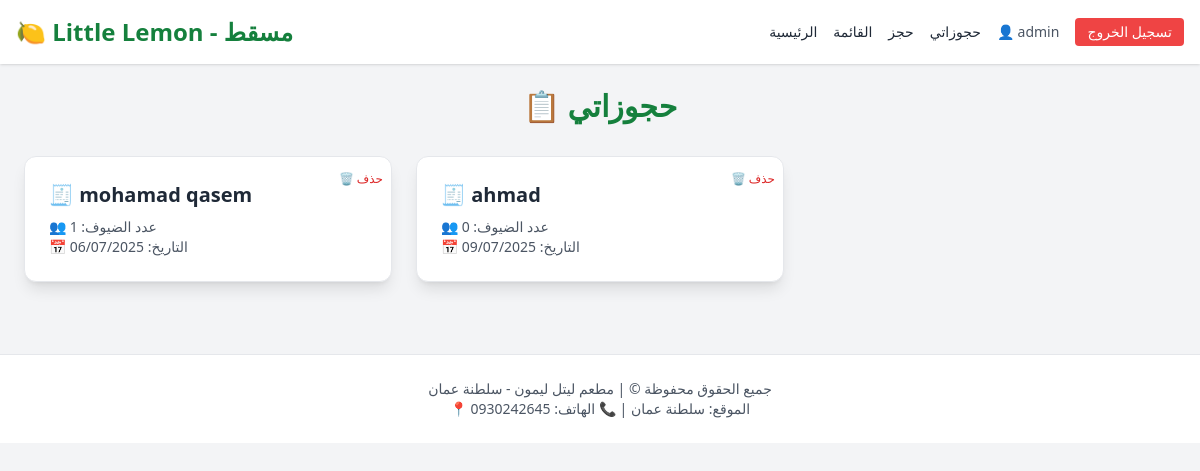
The app's page /reversing/ (signed in), older data.
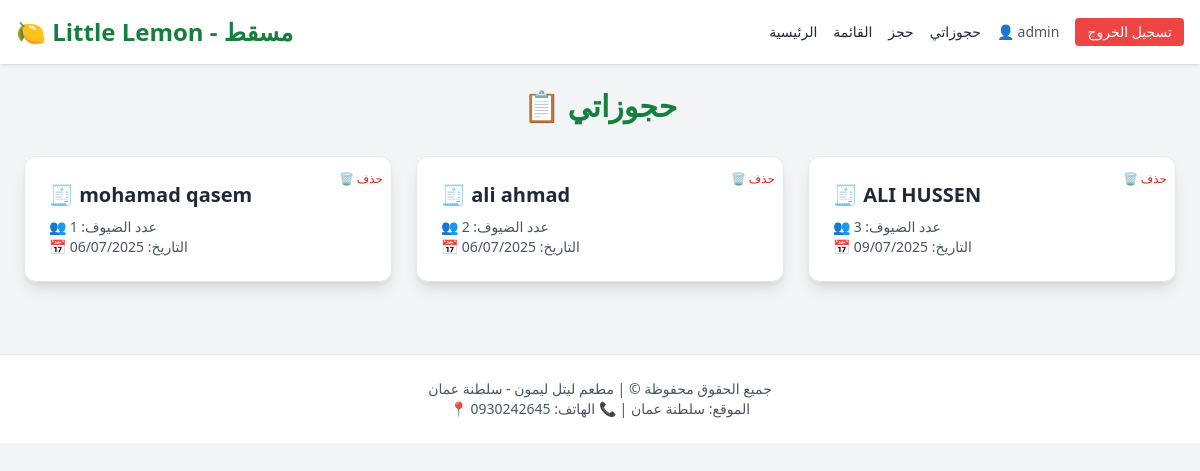
The same page, newer data.
### Resturant/models.py (models this page shows, shortened)
class Booking(models.Model):
    user = models.ForeignKey(User, on_delete=models.CASCADE)
    name = models.CharField(max_length=100)
    no_of_guests = models.IntegerField()
    booking_date = models.DateField()

### Resturant/views.py (the view)
# urls.py: path('reversing/', views.reversing, name='reversing'),
@login_required(login_url='/accounts/login/')
def reversing(request):
    bookings = Booking.objects.filter(user=request.user)  # ✅ عرض حجوزات المستخدم فقط
    return render(request, 'reversing.html', {'bookings': bookings})

### templates/reversing.html (shortened to what this page needs)
{% extends 'base.html' %}
{% block content %}
<h2 class="text-3xl font-bold text-center text-green-700 mb-8">📋 حجوزاتي</h2>
{% if bookings %}
  <div class="grid grid-cols-1 md:grid-cols-2 lg:grid-cols-3 gap-6">
    {% for booking in bookings %}
      <div class="bg-white p-6 rounded-xl shadow-lg border border-gray-200 hover:shadow-xl transition relative" data-aos="fade-up">
        <h3 class="text-xl font-semibold text-gray-800 mb-2">🧾 {{ booking.name }}</h3>
        <p class="text-sm text-gray-600">👥 عدد الضيوف: {{ booking.no_of_guests }}</p>
        <p class="text-sm text-gray-600">📅 التاريخ: {{ booking.booking_date|date:"d/m/Y" }}</p>
        <form action="{% url 'delete_booking' booking.id %}" method="post" class="absolute top-2 right-2">
          <button type="submit" class="text-red-600 hover:text-red-800 text-xs">🗑 حذف</button>
        </form>
      </div>
    {% endfor %}
  </div>
{% else %}
  <p class="text-center text-gray-500 text-lg">لا توجد حجوزات حالياً.</p>
{% endif %}
{% endblock %}

### templates/base.html (shortened to what this page needs)
<!DOCTYPE html>
<html lang="ar">
<head>
  <script src="https://cdn.tailwindcss.com"></script>
  <link href="https://unpkg.com/aos@2.3.1/dist/aos.css" rel="stylesheet">
</head>
<body class="bg-gray-100 text-gray-800">
  <header class="bg-white shadow p-4 flex justify-between items-center sticky top-0 z-50">
    <h1 class="text-2xl font-bold text-green-700">🍋 Little Lemon - مسقط</h1>
    <nav class="flex gap-4 items-center">
      <a href="/" class="hover:underline text-sm">الرئيسية</a>
      <a href="/menu/" class="hover:underline text-sm">القائمة</a>
      <a href="/booking/" class="hover:underline text-sm">حجز</a>
      <a href="/reversing/" class="hover:underline text-sm">حجوزاتي</a>
      {% if user.is_authenticated %}
        <span class="text-sm text-gray-600">👤 {{ user.username }}</span>
        <form method="post" action="{% url 'logout' %}" class="inline">
          <button type="submit" class="bg-red-500 hover:bg-red-600 text-white px-3 py-1 rounded text-sm">تسجيل الخروج</button>
        </form>
      {% else %}
        <a href="/accounts/login/" class="bg-green-500 hover:bg-green-600 text-white px-3 py-1 rounded text-sm">دخول</a>
        <a href="/accounts/register/" class="bg-blue-500 hover:bg-blue-600 text-white px-3 py-1 rounded text-sm">تسجيل</a>
      {% endif %}
    </nav>
  </header>
  <main class="p-6">
    {% block content %}{% endblock %}
  </main>
  <footer class="bg-white mt-12 border-t p-6 text-center text-sm text-gray-600" data-aos="fade-up">
    <p>جميع الحقوق محفوظة &copy; {{ now|date:"Y" }} | مطعم ليتل ليمون - سلطنة عمان</p>
    <p>📍 الموقع: سلطنة عمان | 📞 الهاتف: 0930242645</p>
  </footer>
</body>
</html>

Row changes from the older to the newer data that the page shows:
removed Booking: name "ahmad", no_of_guests "0", booking_date "09/07/2025"
added Booking: name "ali ahmad", no_of_guests "2", booking_date "06/07/2025"
added Booking: name "ALI HUSSEN", no_of_guests "3", booking_date "09/07/2025"
